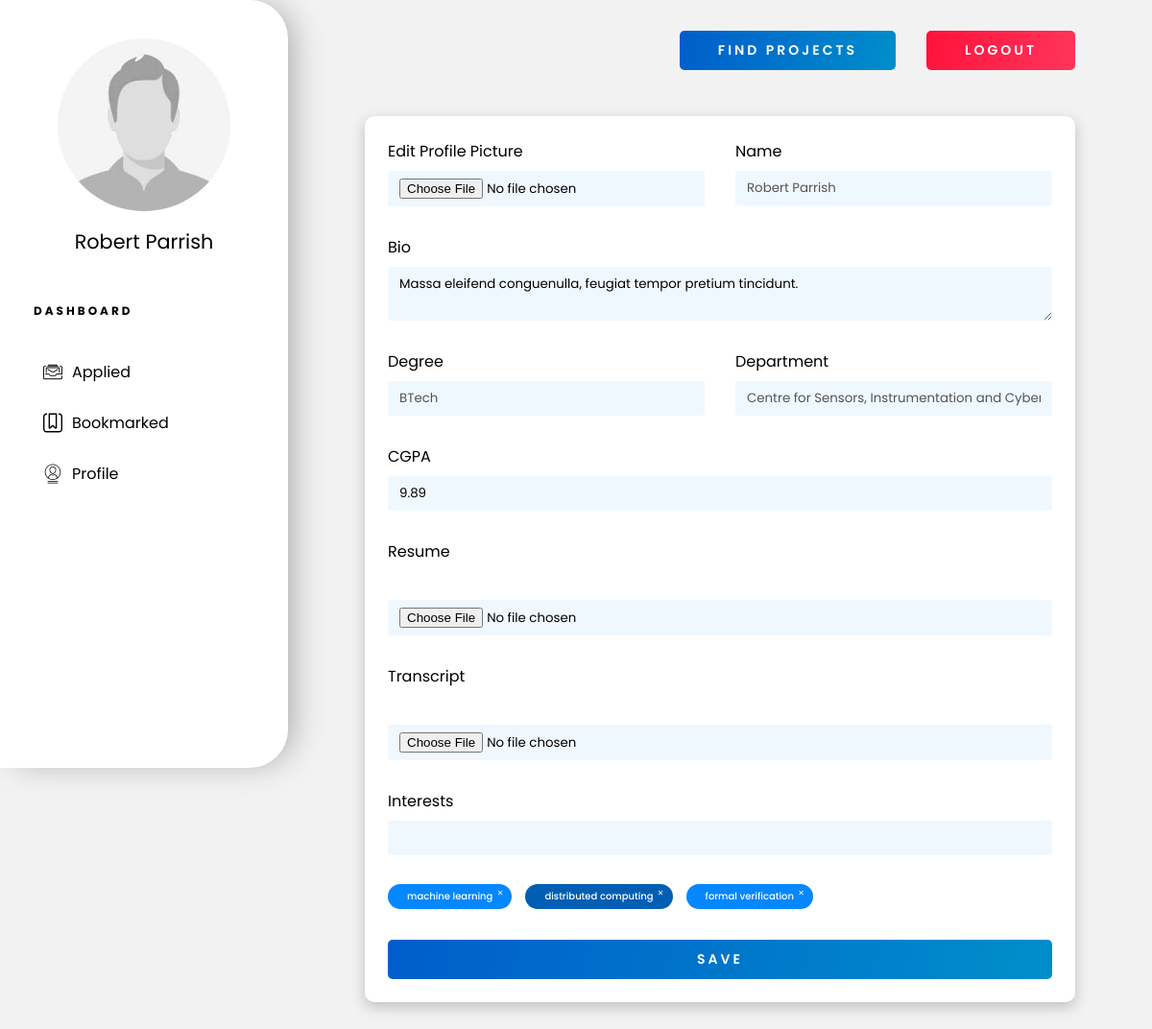
/students/profile/ (signed in), run on an earlier commit of the app's database.
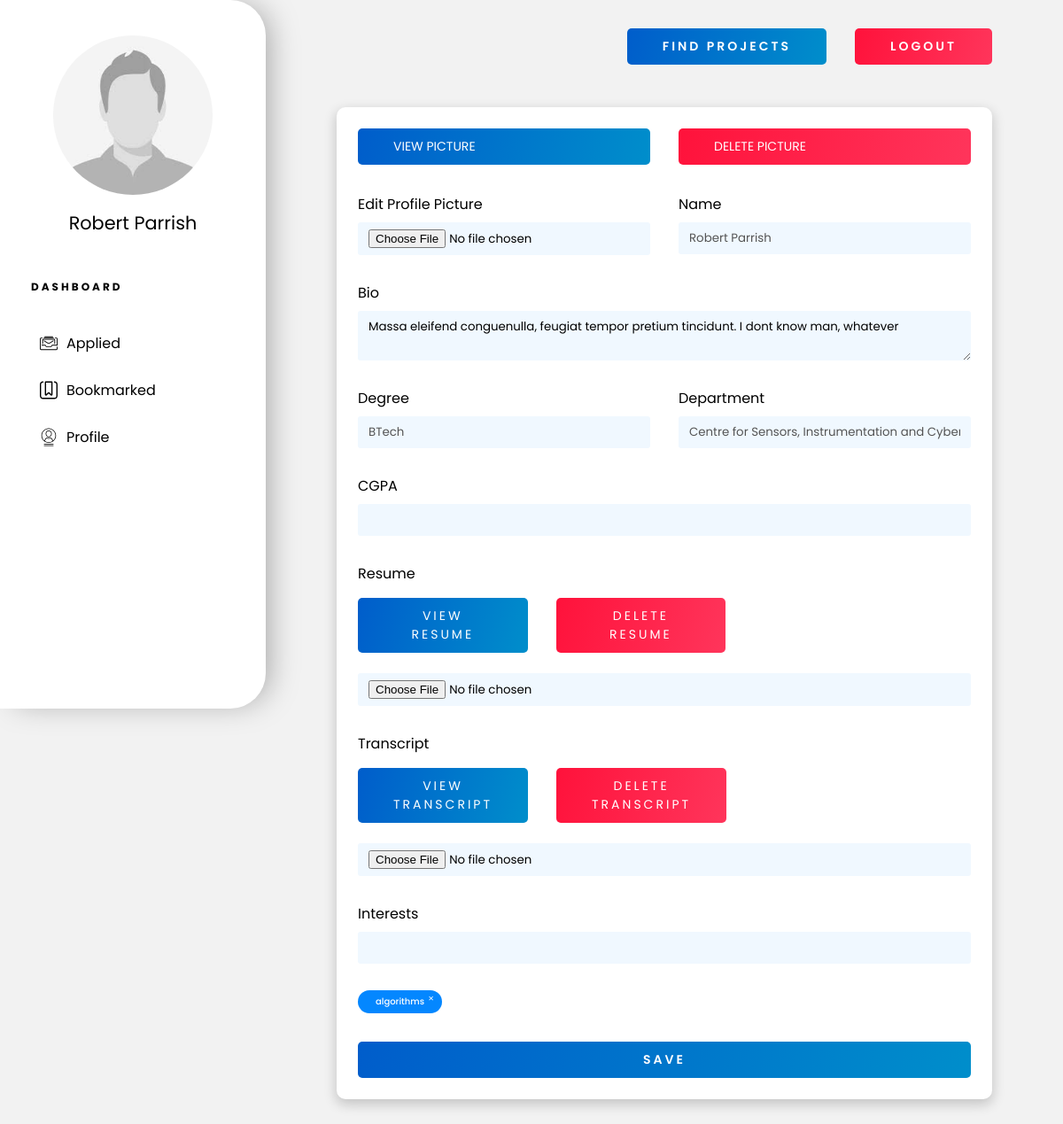
And on a later commit of the database.
### portal/models.py (models this page shows, shortened)
class Student(models.Model):
    user = models.ForeignKey(User, verbose_name=_(
        "Auth User"), on_delete=models.CASCADE)
    bio = models.TextField(null=True)
    degree = models.CharField(
        _("Degree"), choices=Degree.choices, max_length=50, null=True)
    dept = models.CharField(_("department"), max_length=50,
                            choices=Departments.choices, null=True)
    cv = models.FileField(_("Resume"), upload_to=upload_cv,
                          storage=OverwriteStorage(), null=True)
    transcript = models.FileField(
        _("Transcripts"), upload_to=upload_transcript, storage=OverwriteStorage(), null=True)
    pic = models.FileField(
        _("Profile Pic"), upload_to=upload_pic, null=True, storage=OverwriteStorage(), blank=True)
    noc = models.FileField(
        _("NOC"), upload_to=upload_noc, null=True, storage=OverwriteStorage(), blank=True)
    cgpa = models.FloatField(_("CGPA"), validators=[
                             MaxValueValidator(10)], null=True)
    interests = models.ManyToManyField("Interests")
    class Meta:
        permissions = (('is_student', 'Is Student'),)

class Interests(models.Model):
    research_field = models.CharField(
        _("Research Area of Interest"), max_length=50)

### portal/views.py (the view, shortened to what this page needs)
class StudentViewSet(ProfileViewSet):
    queryset = Student.objects.all()
    serializer_class = StudentSerializer
    permission_classes = [permissions.IsAuthenticated]
    model_class = Student

### portal/models.py (called while the page is built)
def isStudent(user):
    return user.has_perm('portal.is_student')

def isProf(user):
    return user.has_perm('portal.is_prof')

### portal/serializers.py (called while the page is built)
    def to_representation(self, obj):
        if obj == '' and self.allow_blank:
            return obj
        return self._choices[obj]

### portal/views.py (called while the page is built)
    def get_model_class(self):
        assert(self.model_class is not None)
        return self.model_class

    def get_model_obj(self, user):
        return self.get_model_class().objects.get(user=user)

### templates/profile.html (shortened to what the changed rows need)
{% extends 'dashboard-base.html' %}
{% load static %}
{% block content %}
<div class="profile-container">
    {% if is_student_render %}
    <form id="profile-form" method="PUT" action="/students/{{user_data.id}}/">
        {% elif is_prof_render %}
        <form id="profile-form" method="PUT" action="/profs/{{user_data.id}}/">
            {% endif %}
            <div class="inline">
                {% if user_data.pic is not None %}
                <a href="{{user_data.pic}}" class="btn">View Picture</a>
                {% if is_self_profile %}
                {% if is_prof_render %}
                <a href="#" class="btn btn-red" onclick="deleteDoc('pic', true)">Delete Picture</a>
                {% else %}
                <a href="#" class="btn btn-red" onclick="deleteDoc('pic', false)">Delete Picture</a>
                {% endif %}
                {% endif %}
                {% endif %}
                {% if is_self_profile %}
                <div style="display: flex; flex-direction: column;">
                    <label for="picture">Edit Profile Picture</label>
                    <input type="file" name="pic" id="picture" onchange="checkJpeg(this)">
                </div>
                {% endif %}
                <div style="display: flex; flex-direction: column;">
                    <label for="name">Name</label>
                    <input type="text" name="name" id="name" value="{{user_data.user.first_name}} {{user_data.user.last_name}}" disabled>
                </div>
            </div>
            <label for="bio">Bio</label>
            {% if is_self_profile %}
            <textarea name="bio" id="bio" cols="30" rows="2">{{user_data.bio|default_if_none:'' }}</textarea>
            {% else %}
            <textarea name="bio" id="bio" cols="30" rows="2" disabled>{{user_data.bio|default_if_none:'' }}</textarea>
            {% endif %}
            {% if not is_prof_render %}
            <div class="inline">
                <div style="display: flex; flex-direction: column;">
                </div>
                <div style="display: flex; flex-direction: column;">
                </div>
            </div>
            <label for="cgpa">CGPA</label>
            {% if is_self_profile %}
            <input type="text" name="cgpa" id="cgpa" value="{{user_data.cgpa|default_if_none:''}}">
            {% else %}
            <input type="text" name="cgpa" id="cgpa" value="{{user_data.cgpa|default_if_none:''}}" disabled>
            {% endif %}
            <label for="resume">Resume</label>
            <div class="inline-flex">
                {% if user_data.cv is not None %}
                <a href="{{user_data.cv}}" target="_blank" class="btn wide-text">View Resume</a>
                {% if is_self_profile %}
                    <a href="#" class="btn btn-red wide-text" onclick="deleteDoc('cv')">Delete Resume</a>
                {% endif %}
                {% endif %}
            </div>
            {% if is_self_profile %}
            <input type="file" name="cv" id="cv" onchange="checkPdf(this)">
            {% endif %}
            <label for="transcript">Transcript</label>
            <div class="inline-flex">
                {% if user_data.transcript is not None %}
                <a class="btn wide-text" target="_blank" href="{{user_data.transcript}}">View Transcript</a>
                {% if is_self_profile %}
                <a href="#" class="btn btn-red wide-text" onclick="deleteDoc('transcript')">Delete Transcript</a>
                {% endif %}
                {% endif %}
            </div>
            {% if is_self_profile %}
            <input type="file" name="transcript" id="transcript">
            {% endif %}
            {% endif %}
            <label for="interests">Interests</label>
            {% if is_self_profile %}
            <div class="int-searchbar">
                <input type="text" name="intDummy" autocomplete="off">
            </div>
            {% endif %}
            <div class="tag-container">
                {% for interest in user_data.interests %}
                {% if is_self_profile %}
                <div class="tag" onclick="handleTagDelete(this)">{{interest.research_field}}</div>
                {% else %}
                <div class="tag">{{interest.research_field}}</div>
                {% endif %}
                {% endfor %}
            </div>
            {% if is_self_profile %}
            <button type="submit" class="btn wide-text bold">Save</button>
            {% endif %}
        </form>
</div>
{% endblock %}

What changed in the data, as far as the page shows it:
no longer on this page (row unchanged): Interests: research_field "machine learning"
no longer on this page (row unchanged): Interests: research_field "distributed computing"
no longer on this page (row unchanged): Interests: research_field "formal verification"
changed Student: bio "Massa eleifend conguenulla, feugiat tempor pretium tincidunt." → "Massa eleifend conguenulla, feugiat tempor pretium tincidunt. I dont know man, whatever"; cgpa "9.89" → (not shown)
now on this page (row unchanged): Interests: research_field "algorithms"
Also different on the page:
text now shown: "VIEW PICTURE DELETE PICTURE VIEW RESUME DELETE RESUME VIEW TRANSCRIPT DELETE TRANSCRIPT"
